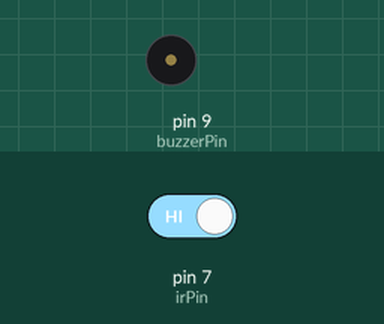
This sketch was run on a simulated Arduino Uno, built with avr-gcc and run on an emulated ATmega328P. On the bench: buzzer (waves = sounding, pin HIGH). Inputs (shaded band) come from the test bench; at power-on: pin 7 (irPin) HIGH.

Above: at 1.2 s.
1.3 s: pin 7 (irPin) driven LOW
At 2.0 s:
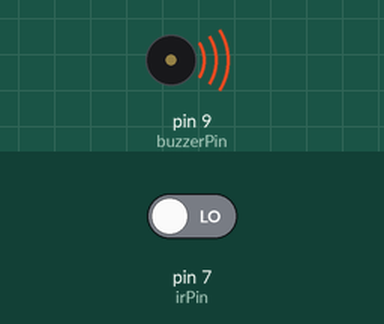
2.8 s: pin 7 (irPin) driven HIGH
At 3.2 s:
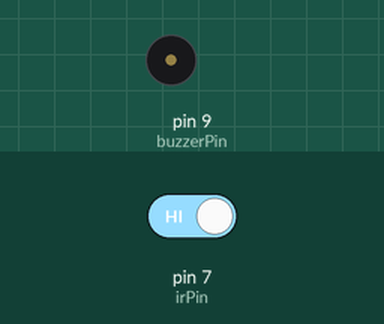
Timing chart, 0 to 5.8 s (numbered marks = the images above; inputs shaded):
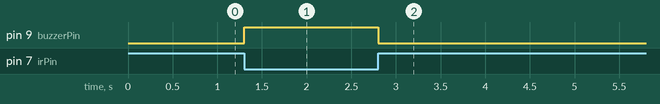

The sketch:

alarm_system_using_IR_sensor.ino
```cpp
int irPin     = 7;
int buzzerPin = 9;
void setup()
{
  pinMode(irPin,     INPUT);
  pinMode(buzzerPin, OUTPUT);
}
void loop() {
int irValue = digitalRead(irPin);
  if (irValue == LOW)
  {
    digitalWrite(buzzerPin, HIGH);
  }
  else
  {
    digitalWrite(buzzerPin, LOW);
  }
}
```

Measured:
- after the input at 1.3 s, pin 9 (buzzerPin): LOW → HIGH at once
- after the input at 2.8 s, pin 9 (buzzerPin): HIGH → LOW at once
